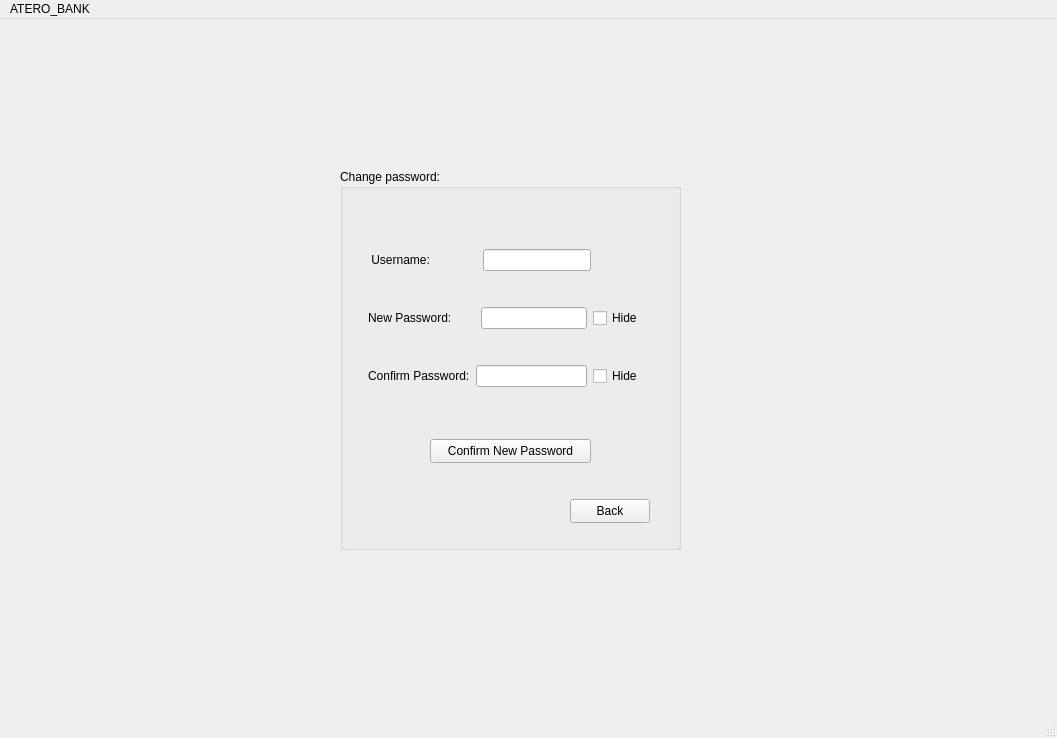
<?xml version="1.0" encoding="UTF-8"?>
<ui version="4.0">
 <class>ForgotPassWordWindow</class>
 <widget class="QMainWindow" name="ForgotPassWordWindow">
  <property name="geometry">
   <rect>
    <x>0</x>
    <y>0</y>
    <width>1057</width>
    <height>738</height>
   </rect>
  </property>
  <property name="windowTitle">
   <string>MainWindow</string>
  </property>
  <widget class="QWidget" name="centralwidget">
   <widget class="QLabel" name="backgorund">
    <property name="geometry">
     <rect>
      <x>-10</x>
      <y>0</y>
      <width>1071</width>
      <height>711</height>
     </rect>
    </property>
    <property name="text">
     <string/>
    </property>
    <property name="pixmap">
     <pixmap resource="Resources.qrc">:/rec/img/ForgotPasswordBackground.jpg</pixmap>
    </property>
    <property name="scaledContents">
     <bool>true</bool>
    </property>
   </widget>
   <widget class="QGroupBox" name="groupBox">
    <property name="geometry">
     <rect>
      <x>340</x>
      <y>150</y>
      <width>341</width>
      <height>381</height>
     </rect>
    </property>
    <property name="title">
     <string>Change password:</string>
    </property>
    <widget class="QPushButton" name="confirmButton">
     <property name="geometry">
      <rect>
       <x>90</x>
       <y>270</y>
       <width>161</width>
       <height>24</height>
      </rect>
     </property>
     <property name="text">
      <string>Confirm New Password</string>
     </property>
    </widget>
    <widget class="QPushButton" name="backButton">
     <property name="geometry">
      <rect>
       <x>230</x>
       <y>330</y>
       <width>80</width>
       <height>24</height>
      </rect>
     </property>
     <property name="text">
      <string>Back</string>
     </property>
    </widget>
    <widget class="QWidget" name="layoutWidget">
     <property name="geometry">
      <rect>
       <x>28</x>
       <y>50</y>
       <width>275</width>
       <height>201</height>
      </rect>
     </property>
     <layout class="QVBoxLayout" name="verticalLayout">
      <item>
       <layout class="QHBoxLayout" name="horizontalLayout">
        <item>
         <widget class="QLabel" name="label_username">
          <property name="text">
           <string> Username:              </string>
          </property>
         </widget>
        </item>
        <item>
         <widget class="QLineEdit" name="lineEdit_username"/>
        </item>
        <item>
         <spacer name="horizontalSpacer">
          <property name="orientation">
           <enum>Qt::Horizontal</enum>
          </property>
          <property name="sizeHint" stdset="0">
           <size>
            <width>28</width>
            <height>18</height>
           </size>
          </property>
         </spacer>
        </item>
       </layout>
      </item>
      <item>
       <layout class="QHBoxLayout" name="horizontalLayout_2">
        <item>
         <widget class="QLabel" name="label_newPassword">
          <property name="text">
           <string>New Password:       </string>
          </property>
         </widget>
        </item>
        <item>
         <widget class="QLineEdit" name="lineEdit_newPassword"/>
        </item>
        <item>
         <widget class="QCheckBox" name="hidebox1">
          <property name="text">
           <string>Hide</string>
          </property>
         </widget>
        </item>
       </layout>
      </item>
      <item>
       <layout class="QHBoxLayout" name="horizontalLayout_4">
        <item>
         <widget class="QLabel" name="label_confirmPassword">
          <property name="text">
           <string>Confirm Password:</string>
          </property>
         </widget>
        </item>
        <item>
         <widget class="QLineEdit" name="lineEdit_confirmPassword"/>
        </item>
        <item>
         <widget class="QCheckBox" name="hidebox2">
          <property name="text">
           <string>Hide</string>
          </property>
         </widget>
        </item>
       </layout>
      </item>
     </layout>
    </widget>
   </widget>
  </widget>
  <widget class="QMenuBar" name="menubar">
   <property name="geometry">
    <rect>
     <x>0</x>
     <y>0</y>
     <width>1057</width>
     <height>21</height>
    </rect>
   </property>
   <widget class="QMenu" name="menuATERO_BANK">
    <property name="title">
     <string>ATERO_BANK</string>
    </property>
   </widget>
   <addaction name="menuATERO_BANK"/>
  </widget>
  <widget class="QStatusBar" name="statusbar"/>
 </widget>
 <resources>
  <include location="Resources.qrc"/>
 </resources>
 <connections/>
</ui>
